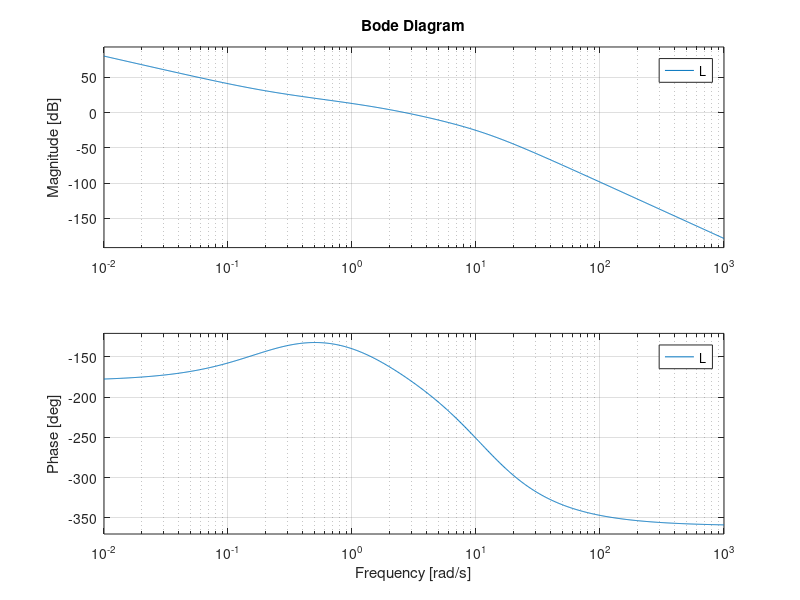
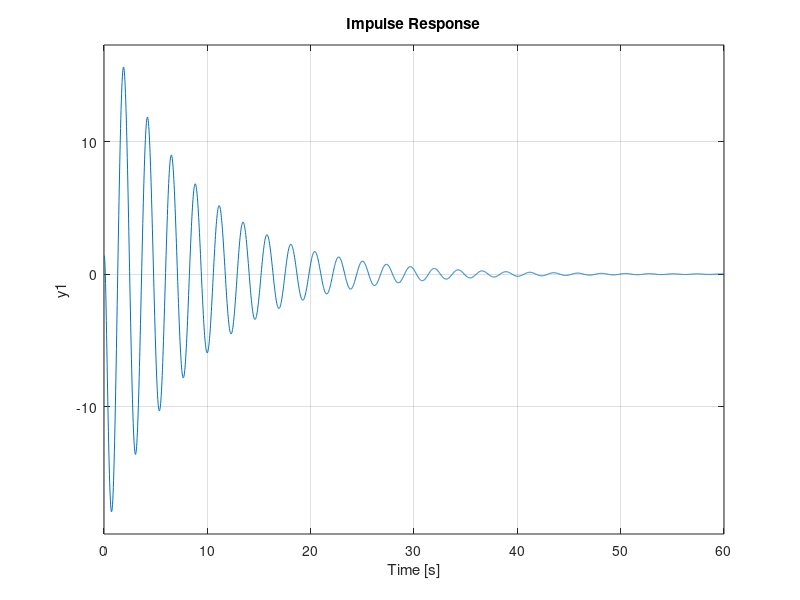
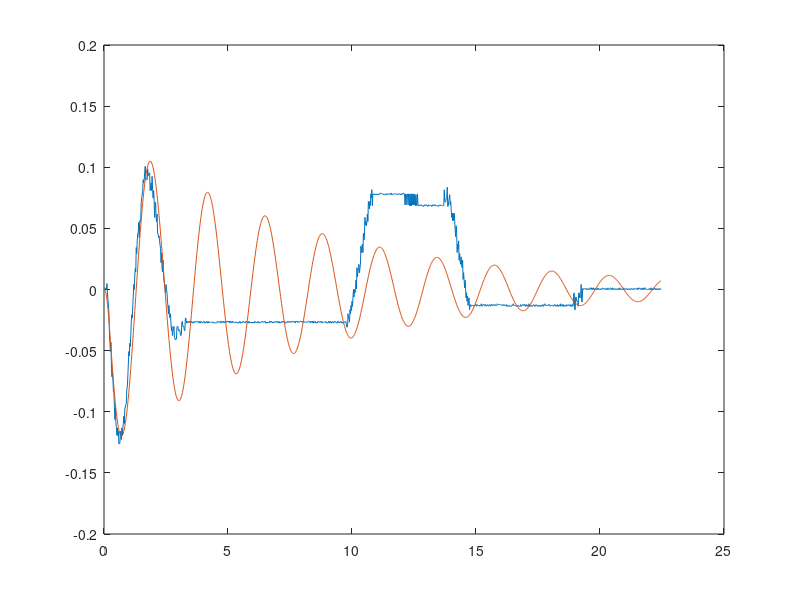
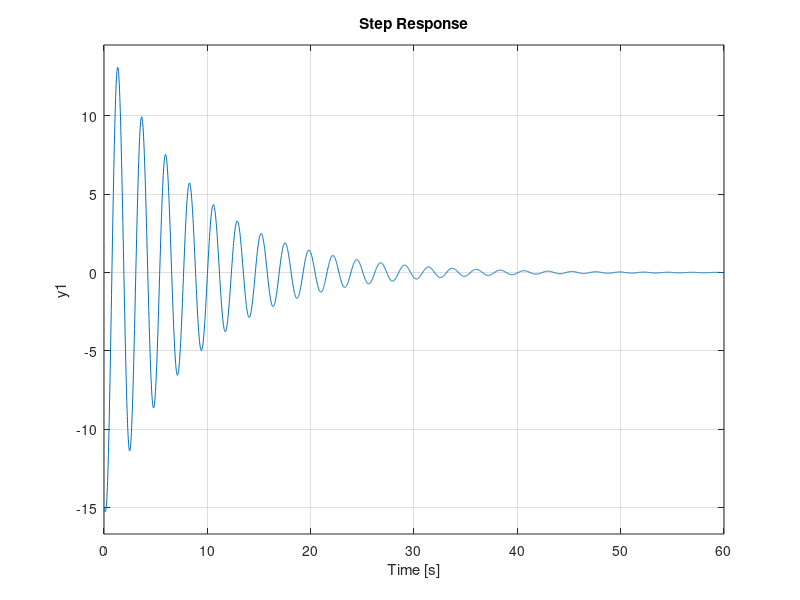

MATLAB code for these plots, in order:
clear all; close all; clc;5

s=tf('s')

#P = -8.046 / s / (s + 1.75) / (s^2 + 21.4*s + 137.6)

Am = [0 1 0 0; -137.6 -21.4 0 0; 0 0 0 1; -0.15 0 0 -1.75];
Bm = [0 53.64 0 0]';
Cm = [0 0 1 0];
Dm = 0;

P = ss(Am, Bm, Cm, Dm);

C = -150 - 30/s;

L = P*C;

figure;
bode(L);

T = L/(1+L);

data = dlmread('output20251019-123942.csv');

start = 73;

e = data(start:end, 1);
u = data(start:end, 2);
y = data(start:end, 3);

y = y - y(1)

##y0 = y(1);

n = numel(e);
t = (0:n-1)/50;

##y_sim = initial(T, [0 0 y0 0 0 0 y0 0], t);
y_sim = -0.047*impulse(T, t);

figure; impulse(-0.047*C/(1+L));

figure;
plot(t,y, t,y_sim);


%% ========================


data = dlmread('output20251019-124745.csv');
##data = dlmread('output20251019-125351.csv');

start = 16;

e = data(start:end, 1);
u = data(start:end, 2);
y = data(start:end, 3);

y = y - y(1)

n = numel(e);
t = (0:n-1)/50;

y_sim = 0.1*step(T, t);

figure; step(0.1*C/(1+L));

figure;
plot(t,y, t,y_sim);

